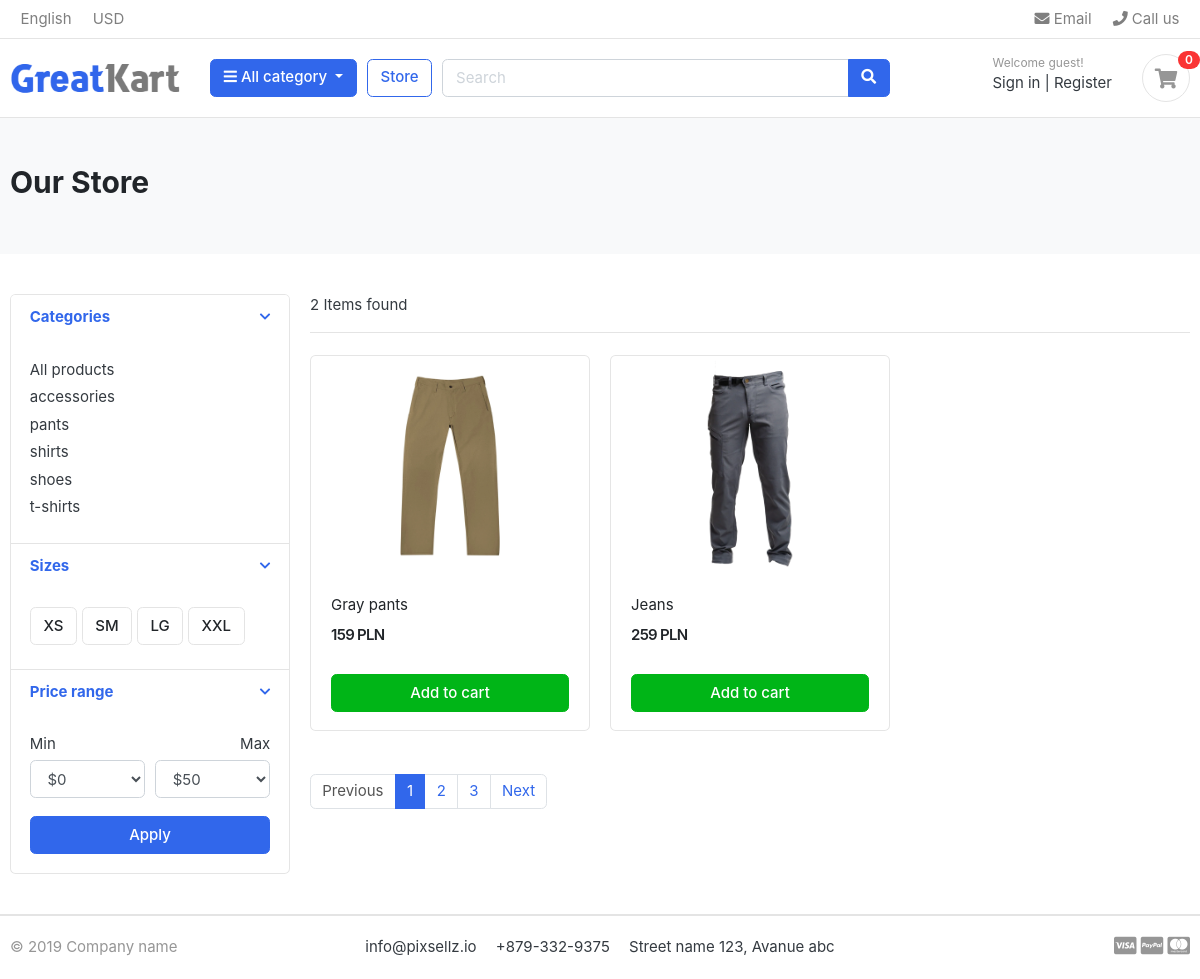
The app's page /store/pants/, older data.
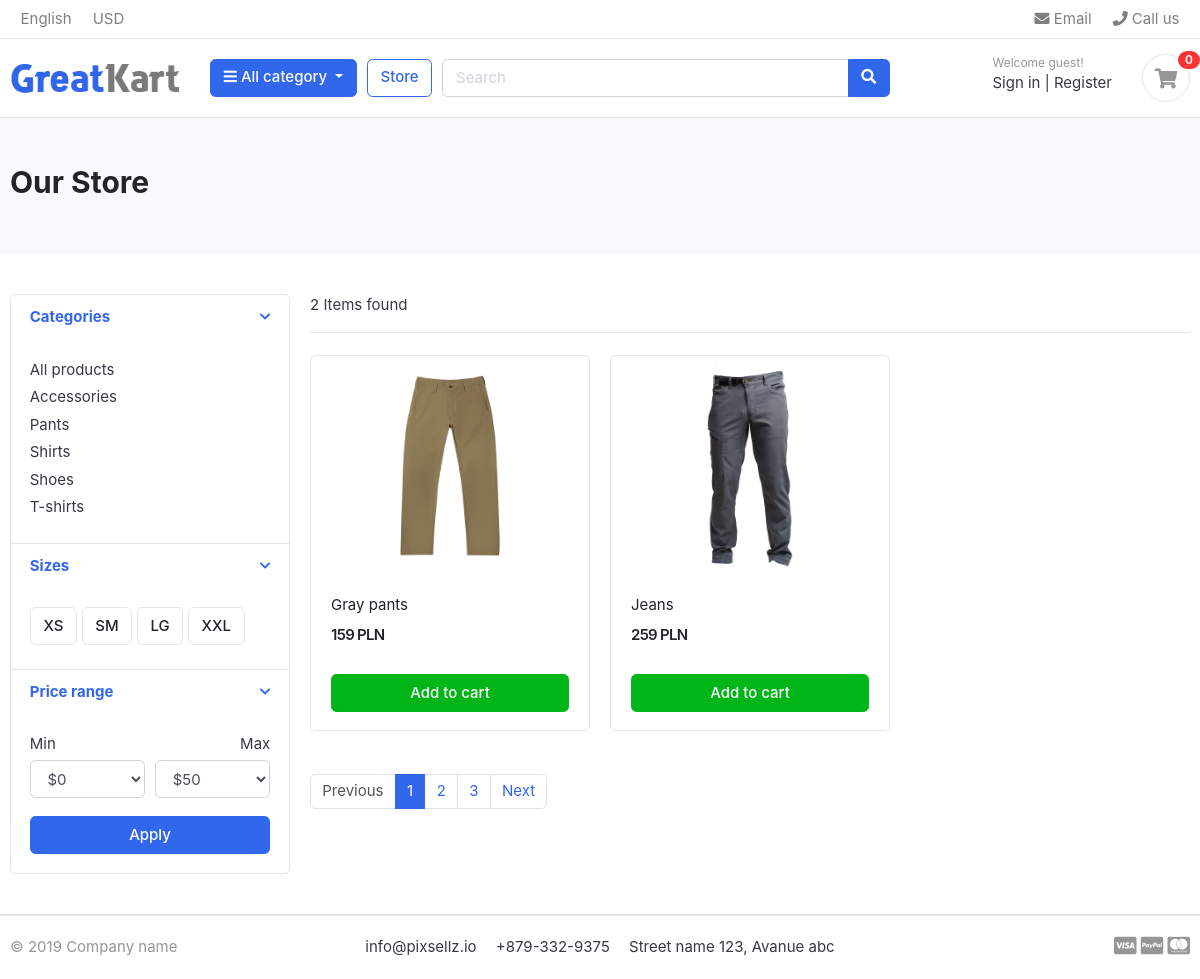
The same page, newer data.
### category/models.py (models this page shows, shortened)
class Category(models.Model):
    category_name = models.CharField(max_length=50)
    slug = models.SlugField(max_length=100, unique=True)
    description = models.TextField(max_length=255, blank=True)
    cat_image = models.ImageField(upload_to='photos/categories', blank=True)
    class Meta:
        verbose_name = 'category'
        verbose_name_plural = 'categories'
    def get_url(self):
        return reverse('products_by_category', args=[self.slug])

### store/models.py (models this page shows, shortened)
class Product(models.Model):
    product_name = models.CharField(max_length=100, unique = True)
    slug = models.CharField(max_length=100, unique=True)
    description = models.TextField(max_length=600, blank=True)
    price = models.IntegerField()
    images = models.ImageField(upload_to='photo/products')
    stock = models.IntegerField()
    is_available = models.BooleanField(default=True)
    category = models.ForeignKey(Category, on_delete = models.CASCADE)
    created_Date = models.DateTimeField(auto_now_add=True)
    modified_date = models.DateTimeField(auto_now=True)
    def get_url(self):
        return reverse('product_detail', args=[self.category.slug, self.slug])

### store/views.py (the view)
# urls.py: path('', views.store, name='store'),
def store(request, category_slug = None):
    categories = None
    products = None
    if category_slug != None:
        categories = get_object_or_404(Category, slug = category_slug)
        products = Product.objects.filter(category=categories, is_available=True)
        product_count = products.count()
    else:
        products = Product.objects.all().filter(is_available=True)
        product_count = products.count()
    context = {
        'products': products,
        'product_count': product_count,
    }
    return render(request, 'store/store.html', context)

### category/context_processors.py (called while the page is built)
def menu_links(request):
    links = Category.objects.all()
    return dict(links=links)

### templates/store/store.html (shortened to what this page needs)
{% extends 'base.html'%}
{%load static%}
{%block content%}
<section class="section-pagetop bg">
<div class="container">
	<h2 class="title-page">Our Store</h2>
</div>
</section>
<section class="section-content padding-y">
<div class="container">
<div class="row">
	<aside class="col-md-3">
<div class="card">
	<article class="filter-group">
		<header class="card-header">
			<a href="#" data-toggle="collapse" data-target="#collapse_1" aria-expanded="true" class="">
				<i class="icon-control fa fa-chevron-down"></i>
				<h6 class="title">Categories</h6>
			</a>
		</header>
		<div class="filter-content collapse show" id="collapse_1" style="">
			<div class="card-body">
				<ul class="list-menu">
				<li><a href="{% url 'store'%}">All products </a></li>
					{%for category in links%}
				<li><a href="{{category.get_url}}">{{category.category_name}} </a></li>
					{%endfor%}
				</ul>
			</div>
		</div>
	</article>
	<article class="filter-group">
		<header class="card-header">
			<a href="#" data-toggle="collapse" data-target="#collapse_4" aria-expanded="true" class="">
				<i class="icon-control fa fa-chevron-down"></i>
				<h6 class="title">Sizes </h6>
			</a>
		</header>
		<div class="filter-content collapse show" id="collapse_4" style="">
			<div class="card-body">
			  <label class="checkbox-btn">
			    <span class="btn btn-light"> XS </span>
			  </label>
			  <label class="checkbox-btn">
			    <span class="btn btn-light"> SM </span>
			  </label>
			  <label class="checkbox-btn">
			    <span class="btn btn-light"> LG </span>
			  </label>
			  <label class="checkbox-btn">
			    <span class="btn btn-light"> XXL </span>
			  </label>
		</div>
		</div>
	</article>
	<article class="filter-group">
		<header class="card-header">
			<a href="#" data-toggle="collapse" data-target="#collapse_3" aria-expanded="true" class="">
				<i class="icon-control fa fa-chevron-down"></i>
				<h6 class="title">Price range </h6>
			</a>
		</header>
		<div class="filter-content collapse show" id="collapse_3" style="">
			<div class="card-body">
				<div class="form-row">
				<div class="form-group col-md-6">
				  <label>Min</label>
				  	<select class="mr-2 form-control">
						<option value="0">$0</option>
					</select>
				</div>
				<div class="form-group text-right col-md-6">
				  <label>Max</label>
				  	<select class="mr-2 form-control">
						<option value="50">$50</option>
					</select>
				</div>
				</div>
				<button class="btn btn-block btn-primary">Apply</button>
			</div>
		</div>
	</article>
</div>
	</aside>
	<main class="col-md-9">
<header class="border-bottom mb-4 pb-3">
		<div class="form-inline">
			<span class="mr-md-auto">{{product_count}} Items found </span>
		</div>
</header>
<div class="row">
    {% for product in products %}
	<div class="col-md-4">
		<figure class="card card-product-grid">
			<div class="img-wrap">
				<a href="{{product.get_url}}"><img src="{{product.images.url}}"></a>
			</div>
			<figcaption class="info-wrap">
				<div class="fix-height">
					<a href="{{product.get_url}}" class="title">{{product.product_name}}</a>
					<div class="price-wrap mt-2">
						<span class="price">{{product.price}} PLN</span>
					</div>
				</div>
				<a href="#" class="btn btn-block btn-success">Add to cart </a>
			</figcaption>
		</figure>
	</div>
    {%endfor%}
</div>
<nav class="mt-4" aria-label="Page navigation sample">
  <ul class="pagination">
    <li class="page-item disabled"><a class="page-link" href="#">Previous</a></li>
    <li class="page-item active"><a class="page-link" href="#">1</a></li>
    <li class="page-item"><a class="page-link" href="#">2</a></li>
    <li class="page-item"><a class="page-link" href="#">3</a></li>
    <li class="page-item"><a class="page-link" href="#">Next</a></li>
  </ul>
</nav>
	</main>
</div>
</div>
</section>
{% endblock %}

### templates/base.html (shortened to what this page needs)
{% load static %}
<!DOCTYPE HTML>
<html lang="en">
<head>
<link href="{% static 'css/bootstrap.css' %}" rel="stylesheet" type="text/css"/>
<link href="{% static 'fonts/fontawesome/css/all.min.css' %}" type="text/css" rel="stylesheet">
<link href="{% static 'css/ui.css' %}" rel="stylesheet" type="text/css"/>
<link href="{% static 'css/responsive.css' %}" rel="stylesheet" media="only screen and (max-width: 1200px)" />
</head>
<body>
   {%include 'includes/navbar.html'%}
    {%block content%}
    {%endblock%}
       {%include 'includes/footer.html'%}

### templates/includes/navbar.html (shortened to what this page needs)
{%load static%}
 <header class="section-header">
<nav class="navbar p-md-0 navbar-expand-sm navbar-light border-bottom">
<div class="container">
  <div class="collapse navbar-collapse" id="navbarTop4">
    <ul class="navbar-nav mr-auto">
    	<li class="nav-item dropdown">
		 	<a href="#" class="nav-link">   English </a>
		</li>
		<li class="nav-item dropdown">
			<a href="#" class="nav-link"> USD </a>
		</li>
    </ul>
    <ul class="navbar-nav">
		<li><a href="#" class="nav-link"> <i class="fa fa-envelope"></i> Email </a></li>
		<li><a href="#" class="nav-link"> <i class="fa fa-phone"></i> Call us </a></li>
	</ul>
  </div>
</div>
</nav>
<section class="header-main border-bottom">
	<div class="container">
<div class="row align-items-center">
	<div class="col-lg-2 col-md-3 col-6">
		<a href="{%url 'home'%}" class="brand-wrap">
			<img class="logo" src="{%static './images/logo.png' %}">
		</a>
	</div>
	<div class="col-lg col-sm col-md col-6 flex-grow-0">
		<div class="category-wrap dropdown d-inline-block float-right">
			<button type="button" class="btn btn-primary dropdown-toggle" data-toggle="dropdown">
				<i class="fa fa-bars"></i> All category
			</button>
		</div>
	</div>
	<a href="{%url 'store'%}" class="btn btn-outline-primary">Store</a>
	<div class="col-lg  col-md-6 col-sm-12 col">
		<form action="#" class="search">
			<div class="input-group w-100">
			    <input type="text" class="form-control" style="width:60%;" placeholder="Search">
			    <div class="input-group-append">
			      <button class="btn btn-primary" type="submit">
			        <i class="fa fa-search"></i>
			      </button>
			    </div>
		    </div>
		</form>
	</div>
	<div class="col-lg-3 col-sm-6 col-8 order-2 order-lg-3">
				<div class="d-flex justify-content-end mb-3 mb-lg-0">
					<div class="widget-header">
						<small class="title text-muted">Welcome guest!</small>
						<div>
							<a href="./signin.html">Sign in</a> <span class="dark-transp"> | </span>
							<a href="./register.html"> Register</a>
						</div>
					</div>
					<a href="./cart.html" class="widget-header pl-3 ml-3">
						<div class="icon icon-sm rounded-circle border"><i class="fa fa-shopping-cart"></i></div>
						<span class="badge badge-pill badge-danger notify">0</span>
					</a>
				</div>
			</div>
</div>
	</div>
</section>
</header>

### templates/includes/footer.html
{%load static%}
<footer class="section-footer border-top">
	<div class="container">
		<section class="footer-bottom border-top row">
			<div class="col-md-2">
				<p class="text-muted"> &copy 2019 Company name </p>
			</div>
			<div class="col-md-8 text-md-center">
				<span  class="px-2">info@pixsellz.io</span>
				<span  class="px-2">+879-332-9375</span>
				<span  class="px-2">Street name 123, Avanue abc</span>
			</div>
			<div class="col-md-2 text-md-right text-muted">
				<i class="fab fa-lg fa-cc-visa"></i>
				<i class="fab fa-lg fa-cc-paypal"></i>
				<i class="fab fa-lg fa-cc-mastercard"></i>
			</div>
		</section>
	</div>
</footer>

### static/css/ui.css (style rules this page uses)
html { font-family: "Inter", sans-serif; font-size: 15px; }
.img-wrap { text-align: center; display: block; }
.img-wrap img { max-width: 100%; }
.price-wrap { letter-spacing: -0.7px; }
.icon-xs, .icon-sm, .icon-md, .icon-lg { display: inline-block; text-align: center; flex-shrink: 0; flex-grow: 0; }
.icon-sm { width: 48px; height: 48px; line-height: 48px !important; font-size: 20px; }
.padding-y { padding-top: 40px; padding-bottom: 40px; }
figure { margin-bottom: 0; }
article:after, .form-group:after { display: block; clear: both; content: ""; }
.bg { background-color: #f8f9fa; }
.title-page { color: #212529; }
p:last-child { margin-bottom: 0; }
.header-main { position: relative; padding-top: 1rem; padding-bottom: 1rem; }
.brand-wrap .logo, .navbar-brand .logo { margin-right: 7px; max-height: 42px; display: inline-block; }
.widget-header { display: inline-block; vertical-align: middle; position: relative; }
.widget-header a { color: #343a40; }
.widget-header i { color: #969696; }
.widget-header .title { display: block; }
.widget-header .notify { position: absolute; top: -3px; right: -10px; }
.footer-bottom { padding-top: 20px; padding-bottom: 20px; }
.btn-light { background-color: #fff; border-color: #e4e4e4; }
[class*=list-] li:after { visibility: hidden; display: block; content: ""; overflow: hidden; height: 0; clear: both; }
.list-menu { list-style: none; margin: 0; padding-left: 0; }
.list-menu li { margin-bottom: 5px; }
.list-menu a { color: #343a40; }
[class*=card-product] a.title { color: #212529; display: block; }
[class*=card-product] .img-wrap { overflow: hidden; position: relative; }
[class*=card-product] .img-wrap img { height: 100%; max-width: 100%; width: auto; display: inline-block; -o-object-fit: cover; object-fit: cover; }
.card-product-grid { margin-bottom: 20px; }
.card-product-grid .img-wrap { border-radius: 0.2rem 0.2rem 0 0; height: 220px; }
.card-product-grid .info-wrap { overflow: hidden; padding: 18px 20px; }
.card-product-grid .fix-height { height: 80px; overflow: hidden; }
.card .img-wrap { overflow: hidden; }
.notify { position: absolute; top: -4px; right: -10px; display: inline-block; padding: 0.25em 0.6em; font-size: 12px; line-height: 1; text-align: center; border-radius: 3rem; color: #fff; background-color: #fa3434; }
.price { font-weight: 600; color: #212529; }
.icon-control { margin-top: 5px; float: right; font-size: 80%; }
.card-header .title { margin-bottom: 0; line-height: 1.5; }
.filter-group { border-bottom: 1px solid #e4e4e4; }
.filter-group .card-header { border-bottom: 0; }
.filter-group:last-child { border-bottom: 0; }
.checkbox-btn { position: relative; }
.section-pagetop { padding: 45px 0; }

Row changes from the older to the newer data that the page shows:
changed Category: category_name "accessories" → "Accessories"
changed Category: category_name "pants" → "Pants"
changed Category: category_name "shirts" → "Shirts"
changed Category: category_name "shoes" → "Shoes"
changed Category: category_name "t-shirts" → "T-shirts"
